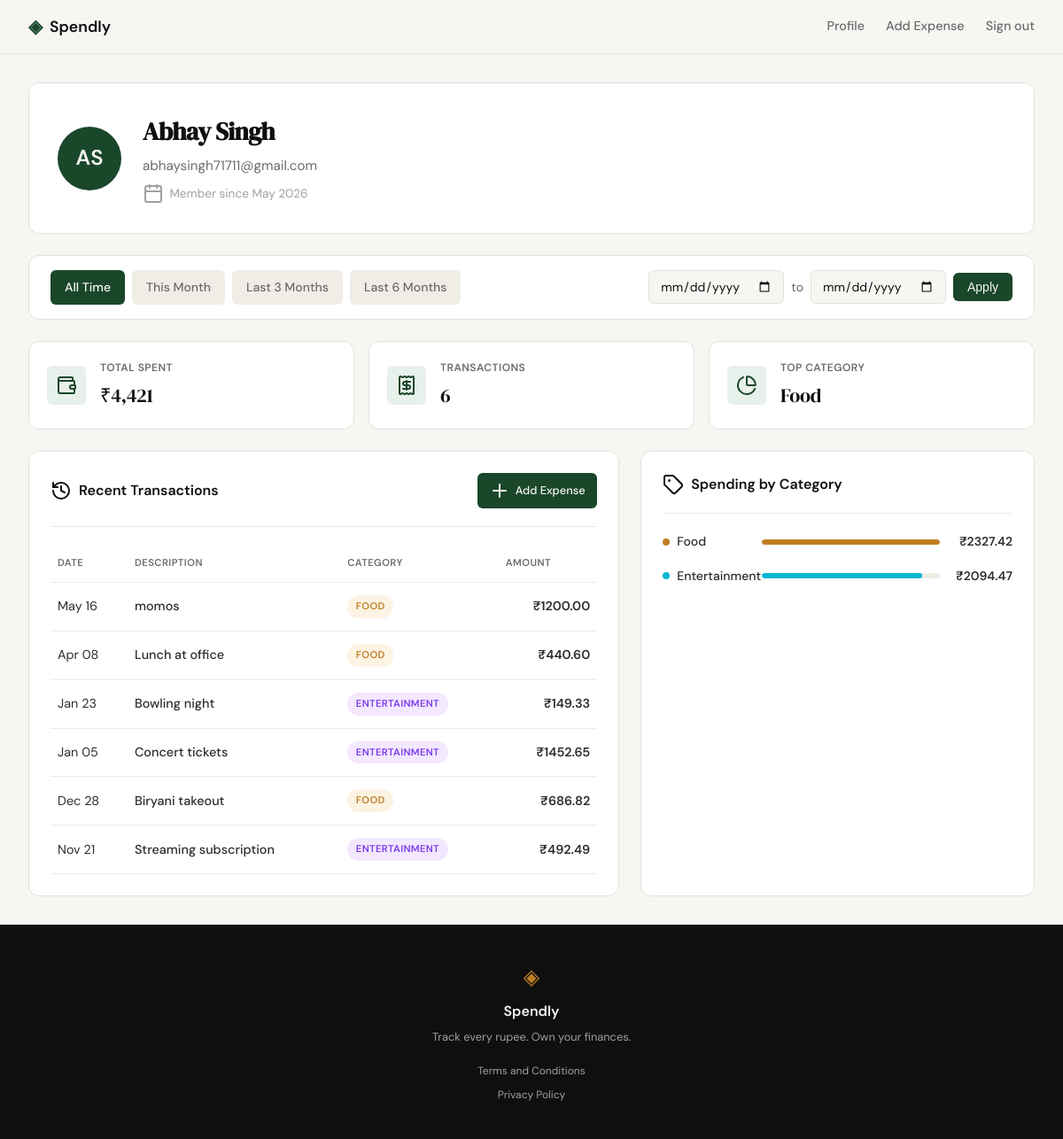
Page /profile (signed in) on the committed database.
### tables this page shows
CREATE TABLE users (
            id INTEGER PRIMARY KEY AUTOINCREMENT,
            name TEXT NOT NULL,
            email TEXT UNIQUE NOT NULL,
            password_hash TEXT NOT NULL,
            created_at TEXT DEFAULT (datetime('now'))
        );

CREATE TABLE expenses (
            id INTEGER PRIMARY KEY AUTOINCREMENT,
            user_id INTEGER NOT NULL,
            amount REAL NOT NULL,
            category TEXT NOT NULL,
            date TEXT NOT NULL,
            description TEXT,
            created_at TEXT DEFAULT (datetime('now')),
            FOREIGN KEY (user_id) REFERENCES users(id)
        );

### app.py (the view)
@app.route("/profile")
def profile():
    if not session.get("user_id"):
        return redirect(url_for("login"))
    user_id = session.get("user_id")
    user = get_user_by_id(user_id)
    if not user:
        session.clear()
        return redirect(url_for("login"))
    date_from, date_to, start_date, end_date, active_filter = parse_date_filter(
        request.args
    )
    stats = get_user_stats(user_id, start_date, end_date)
    transactions = get_user_expenses(user_id, start_date, end_date)
    category_totals = {}
    for tx in transactions:
        cat = tx["category"]
        category_totals[cat] = round(category_totals.get(cat, 0) + tx["amount"], 2)
    color_map = {
        "Food": "orange",
        "Transport": "blue",
        "Bills": "purple",
        "Health": "red",
        "Shopping": "green",
        "Entertainment": "cyan",
    }
    max_amount = max(category_totals.values()) if category_totals else 1
    categories = []
    for name, amount in sorted(
        category_totals.items(), key=lambda x: x[1], reverse=True
    ):
        bar_width = int(round((amount / max_amount) * 100)) if max_amount > 0 else 0
        categories.append(
            {
                "name": name,
                "amount": amount,
                "color": color_map.get(name, "gray"),
                "bar_width": bar_width,
            }
        )
    today = date.today()
    this_month_start = date(today.year, today.month, 1).strftime("%Y-%m-%d")
    three_months_ago = (today - timedelta(days=90)).strftime("%Y-%m-%d")
    six_months_ago = (today - timedelta(days=180)).strftime("%Y-%m-%d")
    today_str = today.strftime("%Y-%m-%d")
    if date_from == this_month_start and date_to == today_str:
        active_filter = "this_month"
    elif date_from == three_months_ago and date_to == today_str:
        active_filter = "last_3_months"
    elif date_from == six_months_ago and date_to == today_str:
        active_filter = "last_6_months"
    return render_template(
        "profile.html",
        user=user,
        stats=stats,
        transactions=transactions,
        categories=categories,
        max_category_amount=max_amount,
        date_from=date_from,
        date_to=date_to,
        active_filter=active_filter,
        this_month_start=this_month_start,
        three_months_ago=three_months_ago,
        six_months_ago=six_months_ago,
        today=today_str,
    )

### app.py (called while the page is built, shortened)
def parse_date_filter(request_args):
    date_from = request_args.get("date_from", "")
    date_to = request_args.get("date_to", "")
    active_filter = None
    start_date = None
    end_date = None
    return date_from, date_to, start_date, end_date, active_filter

### database/db.py (called while the page is built)
def get_db():
    conn = sqlite3.connect(DATABASE_PATH)
    conn.row_factory = sqlite3.Row
    conn.execute("PRAGMA foreign_keys = ON")
    return conn

def get_user_by_id(user_id):
    conn = get_db()
    cur = conn.cursor()
    cur.execute(
        "SELECT id, name, email, created_at FROM users WHERE id = ?", (user_id,)
    )
    user = cur.fetchone()
    conn.close()
    if user:
        return {
            "id": user["id"],
            "name": user["name"],
            "email": user["email"],
            "member_since": format_member_date(user["created_at"]),
        }
    return None

def format_member_date(date_str):
    if not date_str:
        return "Unknown"
    try:
        from datetime import datetime
        dt = datetime.strptime(date_str, "%Y-%m-%d %H:%M:%S")
        return dt.strftime("%B %Y")
    except Exception:
        return date_str

def build_date_filter(start_date=None, end_date=None):
    params = []
    date_filter = ""
    if start_date and end_date:
        date_filter = "AND date BETWEEN ? AND ?"
        params = [start_date, end_date]
    elif start_date:
        date_filter = "AND date >= ?"
        params = [start_date]
    elif end_date:
        date_filter = "AND date <= ?"
        params = [end_date]
    return date_filter, params

def get_user_expenses(user_id, start_date=None, end_date=None):
    conn = get_db()
    cur = conn.cursor()
    date_filter, date_params = build_date_filter(start_date, end_date)
    params = [user_id] + date_params
    cur.execute(
        f"""
        SELECT date, description, category, amount
        FROM expenses
        WHERE user_id = ? {date_filter}
        ORDER BY date DESC
        LIMIT 10
    """,
        params,
    )
    rows = cur.fetchall()
    conn.close()
    expenses = []
    for row in rows:
        expenses.append(
            {
                "date": format_expense_date(row["date"]),
                "description": row["description"] or "",
                "category": row["category"],
                "amount": row["amount"],
            }
        )
    return expenses

### templates/profile.html (shortened to what this page needs)
{% extends "base.html" %}
{% block head %}
<link rel="stylesheet" href="{{ url_for('static', filename='css/profile.css') }}">
{% endblock %}
{% block content %}
<div class="profile-page">
    <div class="profile-container">
        <div class="profile-header-card">
            <div class="user-avatar">
                {{ user.name.split()|map('first')|join('')|upper }}
            </div>
            <div class="user-info">
                <h1 class="user-name">{{ user.name }}</h1>
                <p class="user-email">{{ user.email }}</p>
                <p class="user-member">
                    <i data-lucide="calendar"></i>
                    Member since {{ user.member_since }}
                </p>
            </div>
        </div>
        <div class="filter-bar">
            <div class="filter-presets">
                <a href="{{ url_for('profile') }}" class="filter-preset {% if not active_filter %}active{% endif %}">All Time</a>
                <a href="{{ url_for('profile', date_from=this_month_start, date_to=today) }}" class="filter-preset {% if active_filter == 'this_month' %}active{% endif %}">This Month</a>
                <a href="{{ url_for('profile', date_from=three_months_ago, date_to=today) }}" class="filter-preset {% if active_filter == 'last_3_months' %}active{% endif %}">Last 3 Months</a>
                <a href="{{ url_for('profile', date_from=six_months_ago, date_to=today) }}" class="filter-preset {% if active_filter == 'last_6_months' %}active{% endif %}">Last 6 Months</a>
            </div>
            <form method="GET" action="{{ url_for('profile') }}" class="filter-custom">
                <input type="date" name="date_from" value="{{ date_from }}" class="filter-date-input">
                <span class="filter-date-separator">to</span>
                <input type="date" name="date_to" value="{{ date_to }}" class="filter-date-input">
                <button type="submit" class="filter-apply-btn">Apply</button>
            </form>
        </div>
        <div class="stats-row">
            <div class="stat-card">
                <div class="stat-icon">
                    <i data-lucide="wallet"></i>
                </div>
                <div class="stat-content">
                    <span class="stat-label">Total Spent</span>
                    <span class="stat-value">₹{{ "{:,}".format(stats.total_spent) }}</span>
                </div>
            </div>
            <div class="stat-card">
                <div class="stat-icon">
                    <i data-lucide="receipt"></i>
                </div>
                <div class="stat-content">
                    <span class="stat-label">Transactions</span>
                    <span class="stat-value">{{ stats.transactions }}</span>
                </div>
            </div>
            <div class="stat-card">
                <div class="stat-icon">
                    <i data-lucide="pie-chart"></i>
                </div>
                <div class="stat-content">
                    <span class="stat-label">Top Category</span>
                    <span class="stat-value">{{ stats.top_category }}</span>
                </div>
            </div>
        </div>
        <div class="profile-grid">
            <div class="transactions-card">
                <div class="card-header">
                    <h2 class="card-title">
                        <i data-lucide="history"></i>
                        Recent Transactions
                    </h2>
                    <a href="{{ url_for('add_expense') }}" class="btn-add-expense">
                        <i data-lucide="plus"></i> Add Expense
                    </a>
                </div>
                <div class="table-wrapper">
                    <table class="transactions-table">
                        <thead>
                            <tr>
                                <th>Date</th>
                                <th>Description</th>
                                <th>Category</th>
                                <th class="text-right">Amount</th>
                            </tr>
                        </thead>
                        <tbody>
                            {% for tx in transactions %}
                            <tr>
                                <td class="tx-date">{{ tx.date }}</td>
                                <td class="tx-desc">{{ tx.description }}</td>
                                <td>
                                    <span class="category-badge category-{{ tx.category|lower }}">
                                        {{ tx.category }}
                                    </span>
                                </td>
                                <td class="tx-amount">₹{{ "%.2f"|format(tx.amount) }}</td>
                            </tr>
                            {% endfor %}
                        </tbody>
                    </table>
                </div>
            </div>
            <div class="categories-card">
                <div class="card-header">
                    <h2 class="card-title">
                        <i data-lucide="tag"></i>
                        Spending by Category
                    </h2>
                </div>
                <div class="categories-list">
                    {% for cat in categories %}
                    <div class="category-row">
                        <div class="category-info">
                            <span class="category-dot category-dot-{{ cat.color }}"></span>
                            <span class="category-name">{{ cat.name }}</span>
                        </div>
                        <div class="category-bar-container">
                            <div class="category-bar">
                                <div class="category-fill category-fill-{{ cat.color }}" style="width: {{ cat.bar_width }}%;"></div>
                            </div>
                        </div>
                        <span class="category-amount">₹{{ "%.2f"|format(cat.amount) }}</span>
                    </div>
                    {% endfor %}
                </div>
            </div>
        </div>
    </div>
</div>
{% endblock %}

### static/css/style.css (style rules this page uses)
:root { --ink: #0f0f0f; --ink-soft: #2d2d2d; --ink-muted: #6b6b6b; --ink-faint: #a0a0a0; --paper: #f7f6f3; --paper-warm: #f0ede6; --paper-card: #ffffff; --accent: #1a472a; --accent-light: #e8f0eb; --accent-2: #c17f24; --accent-2-light: #fdf3e3; --danger: #c0392b; --danger-light: #fdecea; --success: #1e7e34; --success-light: #e8f5e9; --border: #e4e1da; --border-soft: #eeebe4; --font-display: 'DM Serif Display', Georgia, serif; --font-body: 'DM Sans', system-ui, sans-serif; --max-width: 1200px; --auth-width: 440px; --radius-sm: 6px; --radius-md: 12px; --radius-lg: 20px; }
*, *::before, *::after { box-sizing: border-box; margin: 0; padding: 0; }
html { font-size: 16px; scroll-behavior: smooth; }
body { background: var(--paper); color: var(--ink); font-family: var(--font-body); font-size: 1rem; line-height: 1.6; -webkit-font-smoothing: antialiased; }
a { color: inherit; text-decoration: none; }
.card-header { display: flex; justify-content: space-between; align-items: center; padding-bottom: 1.25rem; border-bottom: 1px solid var(--border-soft); margin-bottom: 1.5rem; }
.category-info { display: flex; align-items: center; gap: 0.5rem; }
.category-dot { width: 8px; height: 8px; border-radius: 50%; }
.category-dot-orange { background: #f59e0b; }
.category-name { font-size: 0.875rem; font-weight: 600; color: var(--ink-soft); }
.category-bar { height: 8px; background: var(--border-soft); border-radius: 999px; overflow: hidden; }
.category-fill { height: 100%; border-radius: 999px; }
.category-fill-orange { background: #f59e0b; }
.category-amount { font-size: 0.875rem; font-weight: 500; color: var(--ink-muted); text-align: right; }

### rows in the picture
users: name "Abhay Singh", email "abhaysingh71711@gmail.com"
expenses: date "May 16", description "momos", category "FOOD", amount "1200.00", name "Food", {{ cat.bar_width }} 100 (drawn), amount "2327.42"
expenses: date "Apr 08", description "Lunch at office", category "FOOD", amount "440.60"
expenses: date "Jan 23", description "Bowling night", category "ENTERTAINMENT", amount "149.33", name "Entertainment", {{ cat.bar_width }} 90 (drawn), amount "2094.47"
expenses: date "Jan 05", description "Concert tickets", category "ENTERTAINMENT", amount "1452.65"
expenses: date "Dec 28", description "Biryani takeout", category "FOOD", amount "686.82"
expenses: date "Nov 21", description "Streaming subscription", category "ENTERTAINMENT", amount "492.49"

### other values in the picture
{{ user.name.split()|map('first')|join('')|upper }} "AS"
{{ user.member_since }} "May 2026"
{{ "{:,}".format(stats.total_spent) }} "4,421"
{{ stats.transactions }} "6"
{{ stats.top_category }} "Food"
